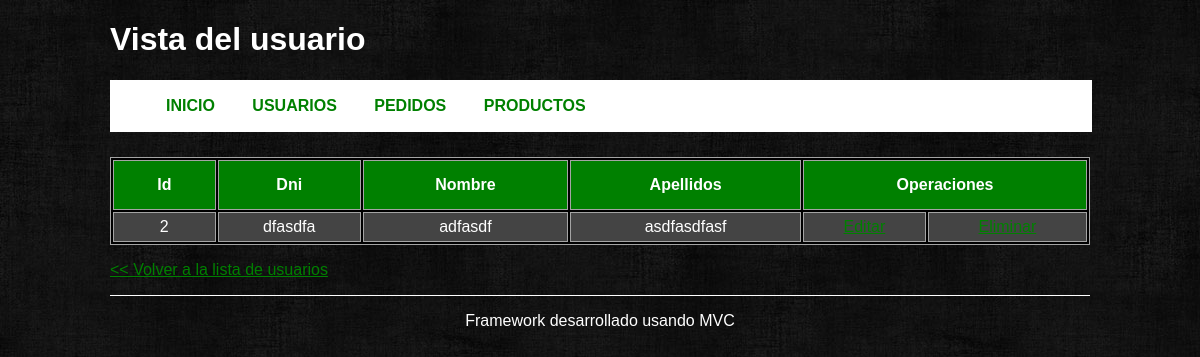
Page /user/view/2 on the earlier database version.
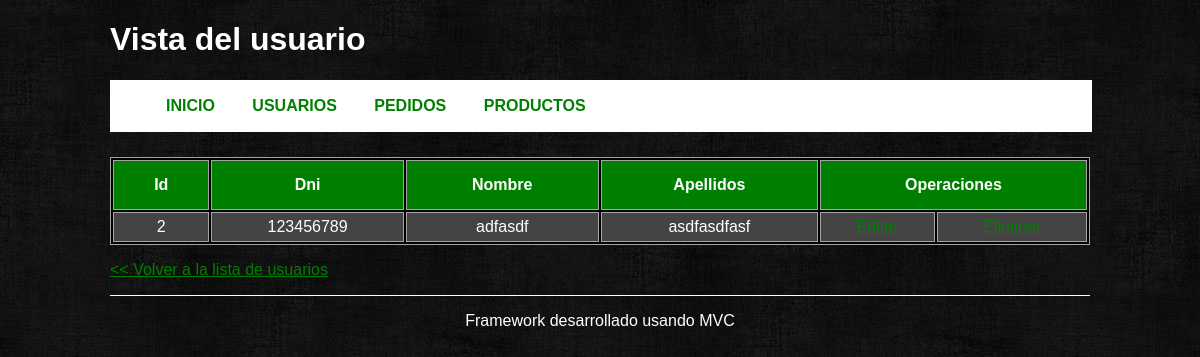
Same page on the later database version.
### tables this page shows
CREATE TABLE IF NOT EXISTS `usuarios` (
  `id` int(10) NOT NULL AUTO_INCREMENT,
  `dni` varchar(9) NOT NULL,
  `nombre` varchar(20) NOT NULL,
  `apellidos` varchar(50) NOT NULL,
  PRIMARY KEY (`id`)
);

### controllers/userController.php (called while the page is built, shortened)
<?php
class userController extends Controller {
    private $_user;
    public function __construct () {
        $this->_user = $this->loadModel('user');
    }
    public function view($userid) {
        $this->_view->user  = $this->_user->getUserById($userid);
        $this->_view->title = "Vista del usuario";
        $this->_view->render('view');
    }
}

### index.php (called while the page is built, shortened)
<?php
require_once APP_PATH . 'Controller.php';
require_once APP_PATH . 'Model.php';
try{
    Bootstrap::run(new Request);
}catch(Exception $e){
    echo $e->getMessage();;
}
?>

### application/Model.php (called while the page is built, shortened)
<?php
class Model {
    public function __construct() {
        $this->_db = new Database();
    }
}

### models/userModel.php (called while the page is built, shortened)
<?php
class userModel extends Model {
    public function getUserById($id) {
        $user = $this->_db->prepare("SELECT * FROM usuarios WHERE id = ?");
        $user->bindParam(1, $id, PDO::PARAM_INT);
        $user->execute();
        return array_shift($user->fetchall());
    }
}

### application/Controller.php (called while the page is built, shortened)
<?php
abstract class Controller {
    protected function loadModel($model) {
        $model = $model . 'Model';
        $pathModel = ROOT . 'models' . DS . $model . '.php';
        if(is_readable($pathModel)) {
            $model = new $model;
            return $model;
        }
        else {
            throw new Exception("Error de Modelo");
        }
    }
}

### views/user/view.phtml (the view)
<?php if(isset($this->user)  && count($this->user)): ?>
<table>
    <tr>
        <th>Id</th>
        <th>Dni</th>
        <th>Nombre</th>
        <th>Apellidos</th>
        <th colspan="2">Operaciones</th>
    </tr>
    <tr id="cuerpo">
        <td><?php echo $this->user['id']?></td>
        <td><?php echo $this->user['dni']?></td>
        <td><?php echo $this->user['nombre']?></td>
        <td><?php echo $this->user['apellidos']?></td>
        <td>
            <a href="<?php echo BASE_URL . 'user/edit/' . $this->user['id']; ?>">Editar</a>
        </td>
        <td>
            <a href="<?php echo BASE_URL . 'user/delete/' . $this->user['id']; ?>">Eliminar</a>
        </td>
    </tr>
</table>
<?php else: ?>
    <p><strong>No hay datos en la base de datos</strong></p>
<?php endif; ?>
<p><a href="<?php echo BASE_URL . 'user' ?>">&lt;&lt; Volver a la lista de usuarios</a></p>

Differences in the rows shown:
changed usuarios "adfasdf": dni "dfasdfa" → "123456789"
